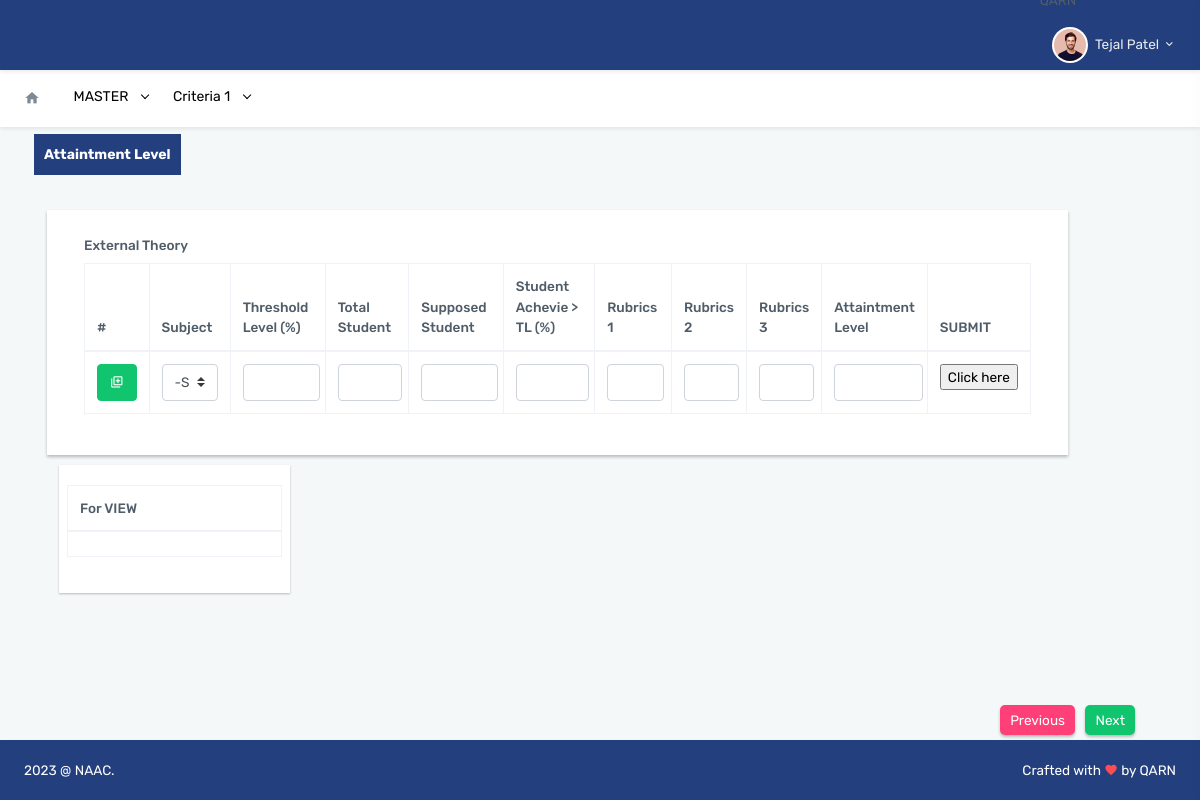
/view_AL1.php (signed in), run on the app's committed database.
### tables this page shows
CREATE TABLE `menu_management` (
  `id` int(11) NOT NULL,
  `menu_name` varchar(255) NOT NULL,
  `icon` varchar(255) NOT NULL,
  `accesskey` varchar(255) NOT NULL,
  `parent_id` int(11) NOT NULL DEFAULT 0 COMMENT '0 if menu is root level or menuid if this is child on any menu',
  `link` varchar(255) NOT NULL,
  `status` enum('0','1') NOT NULL DEFAULT '1' COMMENT '0 for disabled menu or 1 for enabled menu'
);

CREATE TABLE `estimate_tab` (
  `id` int(11) NOT NULL,
  `tab_name` varchar(200) NOT NULL,
  `short_name` varchar(200) NOT NULL,
  `sequence` int(11) NOT NULL,
  `status` varchar(11) NOT NULL
);

### crud_permission.php (called while the page is built, shortened)
<?php
include('include/db_connect.php');
$gsa_a = "select * from tbl_users where id= '".$_SESSION['id']."'";
$er_a = mysqli_query($conn,$gsa_a);
?>

### view_AL1.php (the view, shortened to what this page needs)
<!doctype html>
<html lang="en">
<?php include("include/head.php");?>
<body data-topbar="dark" data-layout="horizontal" data-layout-size="boxed">
<div id="layout-wrapper">
  <?php include("include/header.php");?>
  <div class="main-content">
    <div class="page-content" style="margin-top:30px">
      <div class="container-fluid" style="margin-left:5px;">
        <div class="tab-container" >
<div class="tabs">
    <?php
    $query = "SELECT * FROM estimate_tab ORDER BY sequence";
    $result = mysqli_query($conn, $query);
    $count = 1;
    while ($rows = mysqli_fetch_array($result,MYSQLI_BOTH)) {
    ?>
    <button class="tab <?php if($count == 1){echo "active";}?> tab<?php echo $count++;?>"><?php echo $rows['short_name'];?></button>
  <?php } ?>
</div>
 <div class="form-container" style="margin: 10px;">
      <div class="form-step step1">
        <?php include("est_al_ndt.php");?>
      </div>
</div>
        <div class="card-body">
        </div>
      </div>
    </div>
    <?php include("include/footer.php"); ?>
  </div>
</div>
<?php include('include/javascript_library.php');?>
</body>
</html>

### include/head.php (shortened to what this page needs)
<head>
<link href="assets/libs/slick-slider/slick/slick.css" rel="stylesheet" type="text/css" />
<link href="assets/libs/slick-slider/slick/slick-theme.css" rel="stylesheet" type="text/css" />
<link href="assets/libs/jqvmap/jqvmap.min.css" rel="stylesheet" />
<link href="assets/css/bootstrap.min.css" rel="stylesheet" type="text/css" />
<link href="assets/css/icons.min.css" rel="stylesheet" type="text/css" />
<link href="assets/css/app.min.css" rel="stylesheet" type="text/css" />
<link href="assets/libs/alertifyjs/build/css/alertify.min.css" rel="stylesheet" type="text/css" />
<link href="assets/libs/alertifyjs/build/css/themes/default.min.css" rel="stylesheet" type="text/css" />
<link href="assets/libs/datatables.net-bs4/css/dataTables.bootstrap4.min.css" rel="stylesheet" type="text/css" />
<link href="assets/libs/datatables.net-buttons-bs4/css/buttons.bootstrap4.min.css" rel="stylesheet" type="text/css" />
<link href="assets/libs/datatables.net-responsive-bs4/css/responsive.bootstrap4.min.css" rel="stylesheet" type="text/css" />
<link rel="stylesheet" href="assets/jquery-toast-plugin/jquery.toast.min.css">
<link href="assets/libs/alertifyjs/build/css/alertify.min.css" rel="stylesheet" type="text/css" />
<link href="assets/libs/bootstrap-datepicker/css/bootstrap-datepicker.min.css" rel="stylesheet">
<link href="assets/libs/alertifyjs/build/css/themes/default.min.css" rel="stylesheet" type="text/css" />
<link rel="stylesheet" href="assets/css/choices.min.css">
<link rel="stylesheet" href="assets/css/masking-input.css"/>
</head>

### include/header.php (shortened to what this page needs)
<?php
   $gsa = "select * from tbl_users where id= '".$_SESSION['id']."'";
   $er = mysqli_query($conn,$gsa);
   $err = mysqli_fetch_assoc($er);
   $checkbox_array = explode(",", $err['show_menu']);
?>
<?php include('crud_permission.php');?>
<header id="page-topbar">
  <div class="navbar-header">
    <div class="d-flex">
	  <div class="dropdown d-inline-block">
	      <div class="qarn">QARN</div>
        <button type="button" class="btn header-item waves-effect" id="page-header-user-dropdown"
                                data-toggle="dropdown" aria-haspopup="true" aria-expanded="false">
								 <img class="rounded-circle header-profile-user" src="<?php if($err['profile_image'] != ''){ echo "document/".$err['profile_image'];}else{echo "assets/images/users/avatar-1.jpg";}?>"
                                    alt="Header Avatar"> <span class="d-none d-sm-inline-block ml-1"><?php echo $_SESSION['user_name']; ?></span> <i class="mdi mdi-chevron-down d-none d-sm-inline-block"></i> </button>
      </div>
    </div>
  </div>
</header>
<div class="topnav">
  <div class="container-fluid">
    <nav class="navbar navbar-light navbar-expand-lg topnav-menu">
      <div class="collapse navbar-collapse" id="topnav-menu-content">
        <ul class="navbar-nav">
		<li class="nav-item"> <a class="nav-link" href="dashboard.php"> <i class="mdi mdi-home mr-2"></i></a> </li>
			<?php   $fetch_menu     = "SELECT * FROM menu_management where status='1' AND parent_id = '0'";
			$fetch_menu_res = mysqli_query($conn,$fetch_menu);
			while($fetch_main_menu = mysqli_fetch_array($fetch_menu_res)){
			$fetchsub_menu     = "SELECT * FROM menu_management where status='1' AND parent_id = '".$fetch_main_menu['id']."'";
			$fetchsub_menu_res = mysqli_query($conn,$fetchsub_menu);
			 $fetchsub_menu_res_num = mysqli_num_rows($fetchsub_menu_res);
			if(!in_array($fetch_main_menu['id'], $checkbox_array)){
			$dt = "none";
			}
			else{
			$dt = "";
			}
			?>
		<li class="nav-item dropdown <?php if($fetchsub_menu_res_num < 14){echo "";}else{echo "mega-dropdown";}?>" style="display:<?php echo $dt; ?>">
					<?php
			if(in_array($fetch_main_menu['id'], $checkbox_array)) {
			?>
			<a style=" color:#000000 !important; font-weight:400" class="nav-link dropdown-toggle arrow-none" href="<?php echo $fetch_main_menu['link']; ?>" id="topnav-layout" role="button"
                                        data-toggle="dropdown" aria-haspopup="true" aria-expanded="false"> <?php echo $fetch_main_menu['menu_name']; ?>
			<div class="arrow-down"></div>
			</a>
			<?php
			}
			?>
          </li>
		  <?php
			}
			?>
        </ul>
      </div>
    </nav>
  </div>
</div>

### est_al_ndt.php (shortened to what this page needs)
<form class="" id="est_ndt" novalidate>
                   <div class="row" style="background:#fff; box-shadow: 0px 2px 3px #00000040; padding: 25px; margin-bottom: 10px;">
               <div class="col-12">
                   <label>External Theory</label>
                     <table class="table table-bordered dt-responsive nowrap" id="ut_page_table" style="border-collapse: collapse; border-spacing: 0; width: 100%;">
                       <thead>
                         <tr>
                           <th width="5%">#</th>
                           <th width="15%">Subject</th>
                           <th width="15%">Threshold Level (%)</th>
                           <th width="15%">Total Student</th>
                            <th width="15%">Supposed Student</th>
                           <th width="25%">Student Achevie > TL (%)</th>
                            <th width="20%">Rubrics 1</th>
                            <th width="20%">Rubrics 2</th>
                            <th width="20%">Rubrics 3</th>
                           <th width="15%">Attaintment Level</th>
                           <th width="15%">SUBMIT</th>
                         </tr>
                       </thead>
                       <tbody>
                         <tr>
                           <td><button type="button" name="add_row_ut" id="add_row_ut" alt="1" class="btn btn-success btn-xs"><i class="mdi mdi-plus-box-multiple-outline"></i></button>
                             <span style="display:none" id="sr_no">1</span></td>
                           <td>
                             <select class="custom-select ut_type" name="ut_type[]" id="ut_type1" required >
                         <option value="">-Select-</option>
                       </select>
                           </td>
                         <td>
                            <input type="text" class="form-control ut_quantity" id="ut_quantity1" name="ut_quantity[]" data-srno="1" onblur="validate_num_Input(this)" required>
                         </td>
                         <td>
                            <input type="text" class="form-control ut_total_student" data-srno="1" id="ut_total_student" onblur="validate_num_Input(this)" name="ut_unit_rate[]" required>
                         </td>
                         <td>
                            <input type="text" class="form-control ut_suppose_student" id="ut_suppose_student" name="ut_quantity[]" data-srno="1" onblur="validate_num_Input(this)" required>
                         </td>
                         <td>
                            <input type="text" class="form-control ut_TL" id="ut_TL" name="ut_quantity[]" data-srno="1" readonly required>
                         </td>
                         <td>
                            <input type="text" class="form-control ut_rubrics1" id="ut_rubrics1" name="ut_quantity[]" data-srno="1" onblur="validate_num_Input(this)" required>
                         </td>
                         <td>
                            <input type="text" class="form-control ut_rubrics2" id="ut_rubrics2" name="ut_quantity[]" data-srno="1" onblur="validate_num_Input(this)" required>
                         </td>
                         <td>
                            <input type="text" class="form-control ut_rubrics3" id="ut_rubrics3" name="ut_quantity[]" data-srno="1" onblur="validate_num_Input(this)" required>
                         </td>
                         <td>
                            <input type="text" class="form-control ut_Attaintment_Level" data-srno="1" id="ut_Attaintment_Level" name="ut_total_cost[]" readonly required>
                         </td>
                         <td>
                             <form action="https://example.com/destination-page.html">
                                <input type="submit" value="Click here">
                                 </form>
                          </td>
                         </tr>
                       </tbody>
                     </table>
               </div>
             </div>
           </form>
           <div class="row">
   <div class="col-md-3">
     <div class="card-body" style="background:#fff; box-shadow: 0px 1px 2px #00000040;">
           <form class="" id="">
                   <div class="row">
                     <table class="table table-bordered dt-responsive nowrap" id="" style="border-collapse: collapse; border-spacing: 0; width: 100%;">
                       <thead>
                         <tr>
                           <th width="10%">For VIEW</th>
                         </tr>
                       </thead>
                       <tbody>
                         <tr>
                       <td class="ndt_total_cost" id="ndt_total_cost"></td>
                         </tr>
                       </tbody>
                     </table>
           </div>
        </form>
       </div>
     </div>
   </div>
                 <button class="prev-btn">Previous</button>
     <button class="next-btn">Next</button>

### include/footer.php
<footer class="footer" style="background:#243F7D;">
	<div class="container-fluid">
		<div class="row" >
			<div class="col-sm-6">
				2023 @ NAAC.
			</div>
			<div class="col-sm-6">
				<div class="text-sm-right d-none d-sm-block">
					Crafted with <i class="mdi mdi-heart text-danger"></i> by QARN
				</div>
			</div>
		</div>
	</div>
</footer>

### include/javascript_library.php (shortened to what this page needs)
<link href="assets/css/select2.min.css" rel="stylesheet" />

### view_AL1.php (style rules this page uses)
.form-control { display: flex; width: 110%; }
.form-container { width: 90%; margin: auto; padding: 20px; }
.form-step { display: none; }
.form-step.active { display: block; }
.tabs { margin-top: 20px; display: flex; justify-content: left; }
.tab { padding: 10px 10px; background-color: #c1c1c1; cursor: pointer; border: 0px; margin: 5px; font-weight: 500; font-size:14px; }
.tab.active { background-color: #243F7D; color:#fff; font-weight:bold; }
.next-btn { position: fixed; bottom: 65px; right: 65px; padding-left: 10px; padding-right: 10px; background-color: #11c46e; color: #FFF; border-radius: 5px; text-align: center; box-shadow: 0px 2px 3px #00000040; border: none; height: 30px; }
.prev-btn { position: fixed; bottom: 65px; right: 125px; padding-left: 10px; padding-right: 10px; background-color: #ff3f77; color: #FFF; border-radius: 5px; text-align: center; box-shadow: 0px 2px 3px #00000040; border: none; height: 30px; }

### data on the page
menu_management: menu_name "MASTER"
menu_management: menu_name "Criteria 1"
estimate_tab: short_name "Attaintment Level"

### other printed values
$_SESSION['user_name'] "Tejal Patel"
